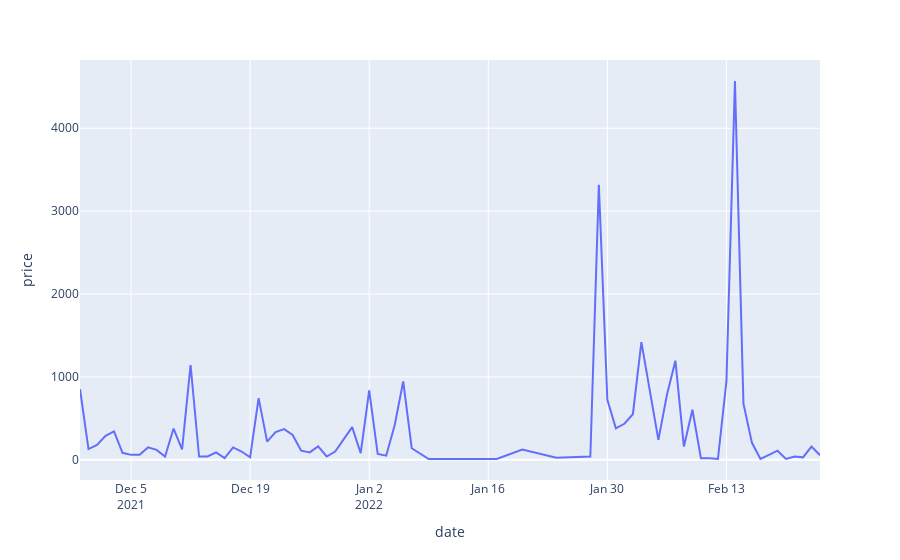

The code cell stored with this chart in its notebook:
### Code cell
date_df = df.groupby(['date'])['price'].sum().reset_index()
fig = px.line(date_df, x = 'date', y = 'price')
fig.show()
